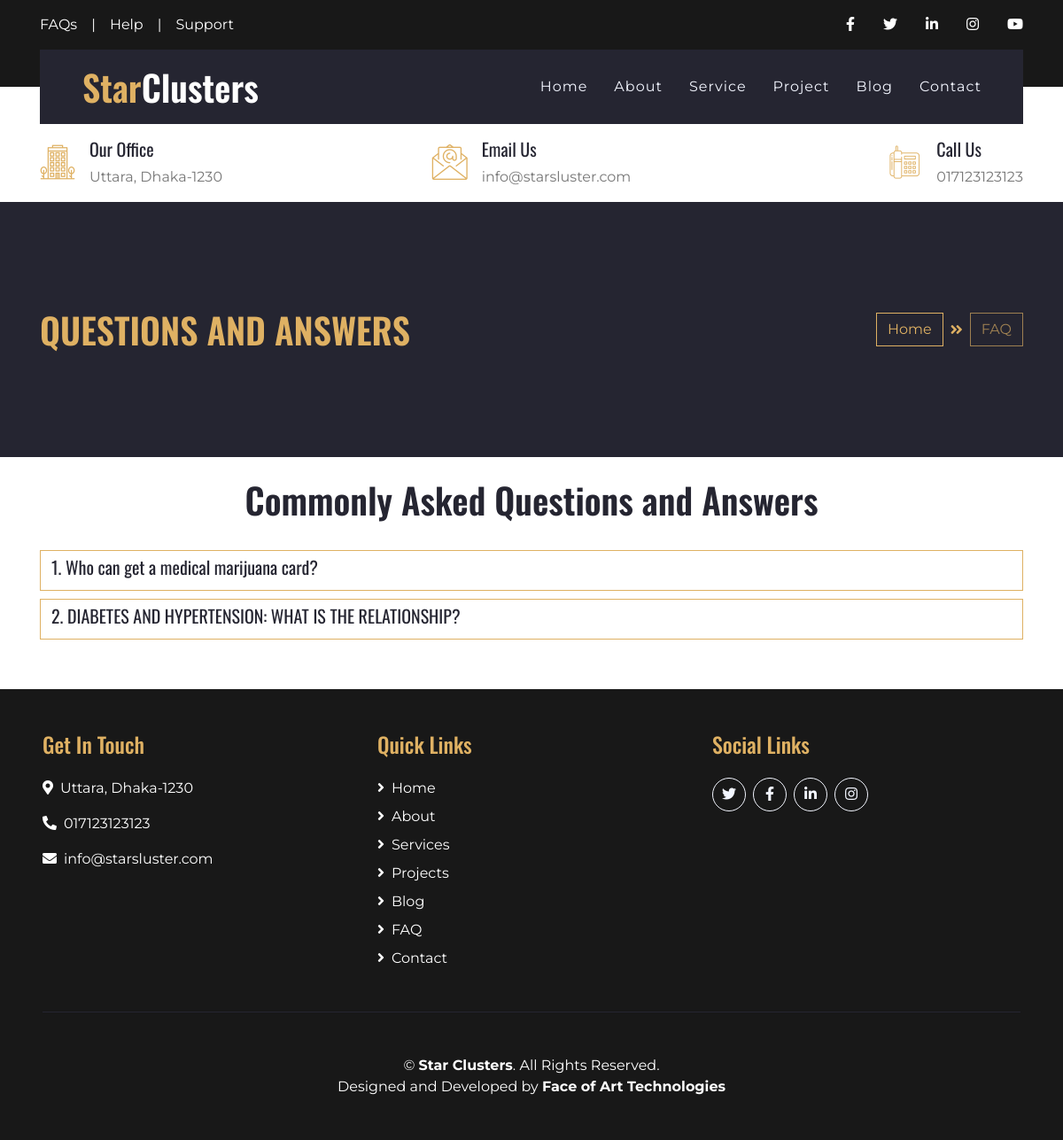
The app's page /faq.php with its own data.
### tables this page shows
CREATE TABLE `info` (
  `email` varchar(25) NOT NULL,
  `phone` varchar(20) NOT NULL,
  `about` text NOT NULL,
  `address` text NOT NULL
);

CREATE TABLE `faq` (
  `id` int(11) NOT NULL,
  `question` text NOT NULL,
  `ans` text NOT NULL
);

### faq.php (the view, shortened to what this page needs)
<?php include "./db.php"?>
<?php include 'header.php'; include 'navbar.php';?>
<div class="container-fluid bg-secondary py-5">
    <div class="container py-5">
        <div class="row align-items-center py-4">
            <div class="col-md-6 text-center text-md-left">
                <h1 class="mb-4 mb-md-0 text-primary text-uppercase">Questions and Answers</h1>
            </div>
            <div class="col-md-6 text-center text-md-right">
                <div class="d-inline-flex align-items-center">
                    <a class="btn btn-outline-primary" href="index.php">Home</a>
                    <i class="fas fa-angle-double-right text-primary mx-2"></i>
                    <a class="btn btn-outline-primary disabled" href="">FAQ</a>
                </div>
            </div>
        </div>
    </div>
</div>
<div class="container">
    <h1 class="text-center py-4">Commonly Asked Questions and Answers</h1>
    <div class="accordion pb-5" id="accordionPanelsStayOpenExample">
        <?php
            $i=1;
            $sql = "SELECT * from faq";
            $result = mysqli_query($conn, $sql);
            while($row = mysqli_fetch_assoc($result)){
        ?>
        <div class="accordion-item">
            <h2 class="accordion-header" id="panelsStayOpen-headingOne">
                <button class="accordion-button btn btn-outline-primary w-100 text-left" type="button" data-bs-toggle="collapse"
                    data-bs-target="#panelsStayOpen-<?php echo $row['id']?>" aria-expanded="true"
                    aria-controls="panelsStayOpen-<?php echo $row['id']?>">
                       <h5><?php echo $i.'. '.$row['question']?></h5>
                </button>
            </h2>
        </div>
        <?php $i++; }?>
    </div>
</div>
<?php include 'footer.php';?>

### navbar.php (shortened to what this page needs)
<?php
$sql = "SELECT * from info";
$result = mysqli_query($conn, $sql);
$row = mysqli_fetch_assoc($result);
?>
<div class="container-fluid bg-dark py-3">
        <div class="container">
            <div class="row">
                <div class="col-md-6 text-center text-lg-left mb-2 mb-lg-0">
                    <div class="d-inline-flex align-items-center">
                        <a class="text-white pr-3" href="faq.php">FAQs</a>
                        <span class="text-white">|</span>
                        <a class="text-white px-3" href="contact.php">Help</a>
                        <span class="text-white">|</span>
                        <a class="text-white pl-3" href="contact.php">Support</a>
                    </div>
                </div>
                <div class="col-md-6 text-center text-lg-right">
                    <div class="d-inline-flex align-items-center">
                        <a class="text-white px-3" href="">
                            <i class="fab fa-facebook-f"></i>
                        </a>
                        <a class="text-white px-3" href="">
                            <i class="fab fa-twitter"></i>
                        </a>
                        <a class="text-white px-3" href="">
                            <i class="fab fa-linkedin-in"></i>
                        </a>
                        <a class="text-white px-3" href="">
                            <i class="fab fa-instagram"></i>
                        </a>
                        <a class="text-white pl-3" href="">
                            <i class="fab fa-youtube"></i>
                        </a>
                    </div>
                </div>
            </div>
        </div>
    </div>
    <div class="container-fluid position-relative nav-bar p-0">
        <div class="container position-relative" style="z-index: 9;">
            <nav class="navbar navbar-expand-lg bg-secondary navbar-dark py-3 py-lg-0 pl-3 pl-lg-5">
                <a href="index.php" class="navbar-brand">
                    <h1 class="m-0 display-5 text-white"><span class="text-primary">Star</span>Clusters</h1>
                </a>
                <div class="collapse navbar-collapse justify-content-between px-3" id="navbarCollapse">
                    <div class="navbar-nav ml-auto py-0">
                        <a href="index.php" class="nav-item nav-link">Home</a>
                        <a href="about.php" class="nav-item nav-link">About</a>
                        <a href="service.php" class="nav-item nav-link">Service</a>
                        <a href="project.php" class="nav-item nav-link">Project</a>
                        <a href="blog.php" class="nav-item nav-link">Blog</a>
                        <a href="contact.php" class="nav-item nav-link">Contact</a>
                    </div>
                </div>
            </nav>
        </div>
    </div>
    <div class="container-fluid bg-white py-3">
        <div class="container">
            <div class="row">
                <div class="col-lg-4 text-left mb-3 mb-lg-0">
                    <div class="d-inline-flex text-left">
                        <h1 class="flaticon-office font-weight-normal text-primary m-0 mr-3"></h1>
                        <div class="d-flex flex-column">
                            <h5>Our Office</h5>
                            <p class="m-0"><?php echo $row['address']?></p>
                        </div>
                    </div>
                </div>
                <div class="col-lg-4 text-left text-lg-center mb-3 mb-lg-0">
                    <div class="d-inline-flex text-left">
                        <h1 class="flaticon-email font-weight-normal text-primary m-0 mr-3"></h1>
                        <div class="d-flex flex-column">
                            <h5>Email Us</h5>
                            <p class="m-0"><?php echo $row['email']?></p>
                        </div>
                    </div>
                </div>
                <div class="col-lg-4 text-left text-lg-right mb-3 mb-lg-0">
                    <div class="d-inline-flex text-left">
                        <h1 class="flaticon-telephone font-weight-normal text-primary m-0 mr-3"></h1>
                        <div class="d-flex flex-column">
                            <h5>Call Us</h5>
                            <p class="m-0"><?php echo $row['phone']?></p>
                        </div>
                    </div>
                </div>
            </div>
        </div>
    </div>

### footer.php (shortened to what this page needs)
<?php
$sql = "SELECT * from info";
$result = mysqli_query($conn, $sql);
$row = mysqli_fetch_assoc($result);
?>
    <div class="container-fluid bg-dark text-white py-5 px-sm-3 px-md-5">
        <div class="row">
            <div class="col-lg-4 col-md-4 mb-5">
                <h4 class="text-primary mb-4">Get In Touch</h4>
                <p><i class="fa fa-map-marker-alt mr-2"></i><?php echo $row['address']?></p>
                <p><i class="fa fa-phone-alt mr-2"></i><?php echo $row['phone']?></p>
                <p><i class="fa fa-envelope mr-2"></i><?php echo $row['email']?></p>
            </div>
            <div class="col-lg-4 col-md-4 mb-5">
                <h4 class="text-primary mb-4">Quick Links</h4>
                <div class="d-flex flex-column justify-content-start">
                    <a class="text-white mb-2" href="index.php"><i class="fa fa-angle-right mr-2"></i>Home</a>
                    <a class="text-white mb-2" href="about.php"><i class="fa fa-angle-right mr-2"></i>About</a>
                    <a class="text-white mb-2" href="service.php"><i class="fa fa-angle-right mr-2"></i>Services</a>
                    <a class="text-white mb-2" href="project.php"><i class="fa fa-angle-right mr-2"></i>Projects</a>
                    <a class="text-white mb-2" href="blog.php"><i class="fa fa-angle-right mr-2"></i>Blog</a>
                    <a class="text-white mb-2" href="faq.php"><i class="fa fa-angle-right mr-2"></i>FAQ</a>
                    <a class="text-white" href="contact.php"><i class="fa fa-angle-right mr-2"></i>Contact</a>
                </div>
            </div>
            <div class="col-lg-4 col-md-4 mb-5">
                <h4 class="text-primary mb-4">Social Links</h4>
                <div class="d-flex justify-content-start my-4">
                    <a class="btn btn-outline-light rounded-circle text-center mr-2 px-0" style="width: 38px; height: 38px;" href="#"><i class="fab fa-twitter"></i></a>
                    <a class="btn btn-outline-light rounded-circle text-center mr-2 px-0" style="width: 38px; height: 38px;" href="#"><i class="fab fa-facebook-f"></i></a>
                    <a class="btn btn-outline-light rounded-circle text-center mr-2 px-0" style="width: 38px; height: 38px;" href="#"><i class="fab fa-linkedin-in"></i></a>
                    <a class="btn btn-outline-light rounded-circle text-center mr-2 px-0" style="width: 38px; height: 38px;" href="#"><i class="fab fa-instagram"></i></a>
                </div>
            </div>
        </div>
        <div class="container border-top border-secondary pt-5">
            <p class="m-0 text-center text-white">
                &copy; <a class="text-white font-weight-bold" href="index.php">Star Clusters</a>. All Rights Reserved.
            </p>
            <p class="m-0 text-center text-white">
				Designed and Developed by <a class="text-white font-weight-bold" href="http://facesoftbd.com/" target="_blank">Face of Art Technologies</a>
            </p>
        </div>
    </div>
</body>
</html>

### records on screen
info: address "Uttara, Dhaka-1230", email "info@starsluster.com", phone "017123123123"
faq: question "Who can get a medical marijuana card?"
faq: question "DIABETES AND HYPERTENSION: WHAT IS THE RELATIONSHIP?"
